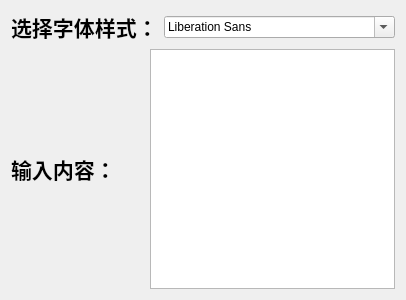
<?xml version="1.0" encoding="UTF-8"?>
<ui version="4.0">
 <class>Dialog</class>
 <widget class="QDialog" name="Dialog">
  <property name="geometry">
   <rect>
    <x>0</x>
    <y>0</y>
    <width>400</width>
    <height>300</height>
   </rect>
  </property>
  <property name="windowTitle">
   <string>Dialog</string>
  </property>
  <layout class="QVBoxLayout" name="verticalLayout">
   <item>
    <layout class="QHBoxLayout" name="horizontalLayout">
     <item>
      <widget class="QLabel" name="label">
       <property name="font">
        <font>
         <family>等距更纱黑体 SC</family>
         <pointsize>16</pointsize>
         <bold>true</bold>
        </font>
       </property>
       <property name="text">
        <string>选择字体样式：</string>
       </property>
      </widget>
     </item>
     <item>
      <widget class="QFontComboBox" name="fontComboBox"/>
     </item>
    </layout>
   </item>
   <item>
    <layout class="QHBoxLayout" name="horizontalLayout_2">
     <item>
      <widget class="QLabel" name="label_2">
       <property name="font">
        <font>
         <family>等距更纱黑体 SC</family>
         <pointsize>16</pointsize>
         <bold>true</bold>
        </font>
       </property>
       <property name="text">
        <string>输入内容：</string>
       </property>
      </widget>
     </item>
     <item>
      <spacer name="horizontalSpacer">
       <property name="orientation">
        <enum>Qt::Orientation::Horizontal</enum>
       </property>
       <property name="sizeHint" stdset="0">
        <size>
         <width>40</width>
         <height>20</height>
        </size>
       </property>
      </spacer>
     </item>
     <item>
      <widget class="QPlainTextEdit" name="plainTextEdit"/>
     </item>
    </layout>
   </item>
  </layout>
 </widget>
 <resources/>
 <connections/>
</ui>
